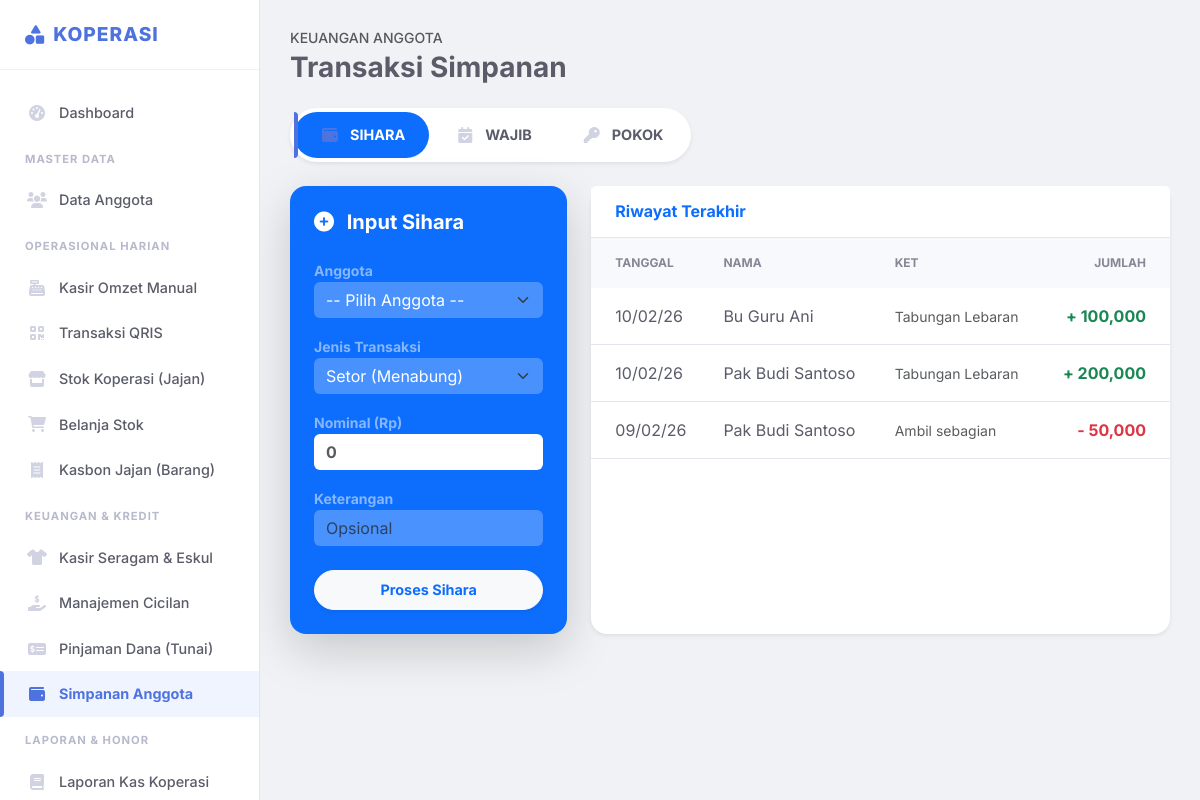
Page /simpanan/transaksi_simpanan (signed in) on the earlier database version.
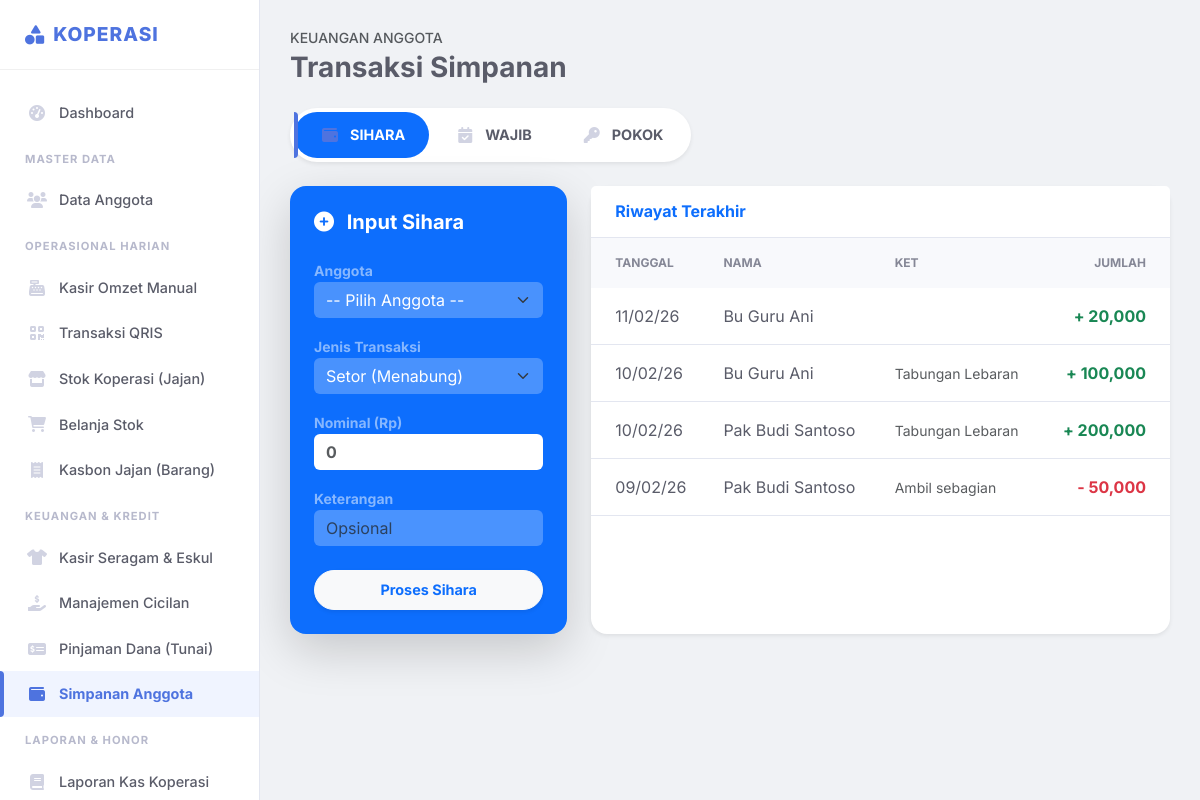
Same page on the later database version.
### tables this page shows
CREATE TABLE `simpanan` (
  `id` int(11) NOT NULL,
  `anggota_id` int(11) NOT NULL,
  `tanggal` date NOT NULL,
  `jenis_simpanan` enum('pokok','wajib','hari_raya') NOT NULL,
  `jumlah` decimal(15,2) NOT NULL,
  `tipe_transaksi` enum('setor','tarik') NOT NULL DEFAULT 'setor',
  `keterangan` text DEFAULT NULL,
  `created_at` timestamp NOT NULL DEFAULT current_timestamp()
);

CREATE TABLE `anggota` (
  `id` int(11) NOT NULL,
  `nama_lengkap` varchar(100) NOT NULL,
  `username` varchar(50) NOT NULL,
  `password` varchar(255) NOT NULL,
  `role` enum('admin','pengurus','staff','guru') NOT NULL DEFAULT 'guru',
  `no_hp` varchar(20) DEFAULT NULL,
  `status_aktif` tinyint(1) DEFAULT 1,
  `created_at` timestamp NOT NULL DEFAULT current_timestamp()
);

### pages/simpanan/transaksi_simpanan.php (the view, shortened to what the changed rows need)
<?php
require_once 'config/database.php';
$active_tab = isset($_GET['tab']) ? $_GET['tab'] : 'sihara';
$hist_sihara = $pdo->query("SELECT s.*, a.nama_lengkap FROM simpanan s JOIN anggota a ON s.anggota_id = a.id WHERE s.jenis_simpanan = 'hari_raya' ORDER BY s.tanggal DESC LIMIT 10")->fetchAll();
?>
<div class="d-flex justify-content-between align-items-center mb-4">
    <div>
        <h2 class="h3 fw-bold mb-0">Transaksi Simpanan</h2>
    </div>
</div>
<div class="tab-content" id="pills-tabContent">
    <div class="tab-pane fade <?= $active_tab=='sihara'?'show active':'' ?>" id="content-sihara">
        <div class="row g-4">
            <div class="col-lg-8">
                <div class="card border-0 shadow-sm rounded-4 h-100">
                    <div class="table-responsive">
                        <table class="table table-hover align-middle mb-0">
                            <thead class="bg-light"><tr><th class="ps-4">Tanggal</th><th>Nama</th><th>Ket</th><th class="text-end pe-4">Jumlah</th></tr></thead>
                            <tbody>
                                <?php foreach($hist_sihara as $r): $masuk = ($r['tipe_transaksi'] == 'setor'); ?>
                                <tr>
                                    <td class="ps-4"><?= date('d/m/y', strtotime($r['tanggal'])) ?></td>
                                    <td><?= htmlspecialchars($r['nama_lengkap']) ?></td>
                                    <td class="text-muted small"><?= htmlspecialchars($r['keterangan']) ?></td>
                                    <td class="text-end pe-4 fw-bold <?= $masuk ? 'text-success' : 'text-danger' ?>">
                                        <?= $masuk ? '+' : '-' ?> <?= number_format($r['jumlah']) ?>
                                    </td>
                                </tr>
                                <?php endforeach; ?>
                            </tbody>
                        </table>
                    </div>
                </div>
            </div>
        </div>
    </div>
</div>

Differences in the rows shown:
added simpanan: tanggal "11/02/26", anggota.nama_lengkap "Bu Guru Ani", jumlah "20,000"
